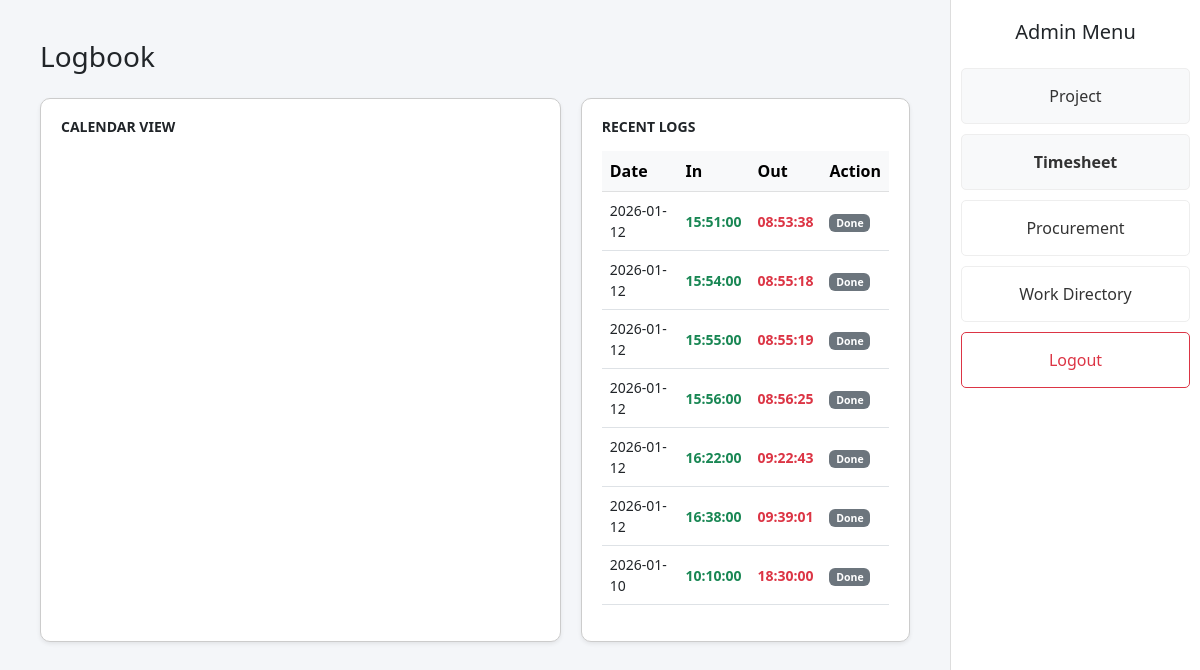
The page /Admin/timesheet.php (signed in) on the database its author committed.
### tables this page shows
CREATE TABLE `logbook` (
  `id` int(11) NOT NULL,
  `firstname` varchar(50) DEFAULT NULL,
  `lastname` varchar(50) DEFAULT NULL,
  `role_designation` varchar(50) DEFAULT NULL,
  `consultant` varchar(50) DEFAULT NULL,
  `log_date` date DEFAULT NULL,
  `time_in` time DEFAULT NULL,
  `time_out` time DEFAULT NULL,
  `created_at` timestamp NOT NULL DEFAULT current_timestamp()
);

### Admin/timesheet.php (the view, shortened to what this page needs)
<?php
include '../includes/db.php';
$username = $_SESSION['username'];
$user_query = "SELECT * FROM work_directory WHERE username = '$username'";
$user_result = $conn->query($user_query);
$user_data = $user_result->fetch_assoc();
$full_name = $user_data['full_name'] ?? "";
$name_parts = explode(" ", $full_name);
$first_name = $name_parts[0] ?? "";
?>
<!DOCTYPE html>
<html>
<head>
        <link href="https://cdn.jsdelivr.net/npm/bootstrap@5.3.0/dist/css/bootstrap.min.css" rel="stylesheet">
    <link href="https://cdn.jsdelivr.net/npm/fullcalendar@5.11.3/main.min.css" rel="stylesheet">
	<link rel="stylesheet" href="https://cdn.jsdelivr.net/npm/bootstrap-icons@1.10.0/font/bootstrap-icons.css">
</head>
<body style="background-color: #f4f6f9;">
<div class="sidebar">
    <h5 class="text-center mb-4">Admin Menu</h5>
    <a href="../admin/admin_dashboard.php" class="bg-light">Project</a>
    <a href="../admin/timesheet.php" class="bg-light fw-bold">Timesheet</a>
    <a href="../admin/procurement.php">Procurement</a>
    <a href="../admin/work_directory.php">Work Directory</a>
    <a href="../auth/logout.php" class="text-danger border-danger">Logout</a>
</div>
<div class="main-content">
    <h3>Logbook</h3>
    <div class="dashboard-container mt-4">
        <div class="calendar-section shadow-sm">
            <h5 class="mb-3 text-uppercase small fw-bold">Calendar View</h5>
        </div>
        <div class="recent-logs-section shadow-sm">
            <h5 class="mb-3 text-uppercase small fw-bold">Recent Logs</h5>
            <table class="table table-hover align-middle">
                <thead class="table-light">
                    <tr class="x-small"><th>Date</th><th>In</th><th>Out</th><th>Action</th></tr>
                </thead>
                <tbody class="small">
                    <?php
                    $logs = $conn->query("SELECT * FROM logbook WHERE firstname = '$first_name' ORDER BY log_date DESC LIMIT 8");
                    while($row = $logs->fetch_assoc()): ?>
                        <tr>
                            <td><?php echo $row['log_date']; ?></td>
                            <td class="text-success fw-bold"><?php echo $row['time_in']; ?></td>
                            <td class="text-danger fw-bold"><?php echo $row['time_out'] ?? '--:--'; ?></td>
                            <td>
                                <?php if(empty($row['time_out'])): ?>
                                    <form method="POST">
                                        <input type="hidden" name="log_id" value="<?php echo $row['id']; ?>">
                                        <button type="submit" name="time_out_now" class="btn btn-sm btn-outline-danger py-0">Time-Out</button>
                                    </form>
                                <?php else: ?>
                                    <span class="badge bg-secondary">Done</span>
                                <?php endif; ?>
                            </td>
                        </tr>
                    <?php endwhile; ?>
                </tbody>
            </table>
        </div>
    </div>
</div>
</body>
</html>

### Admin/timesheet.php (style rules this page uses)
.sidebar { height: 100vh; width: 250px; position: fixed; right: 0; top: 0; background: white; border-left: 1px solid #ddd; padding-top: 20px; }
.sidebar a { padding: 15px 25px; text-decoration: none; color: #333; display: block; border: 1px solid #eee; margin: 10px; text-align: center; border-radius: 5px; }
.main-content { margin-right: 250px; padding: 40px; }
.dashboard-container { display: flex; gap: 20px; }
.calendar-section { flex: 2; background: white; padding: 20px; border-radius: 10px; border: 1px solid #ccc; }
.recent-logs-section { flex: 1.2; background: white; padding: 20px; border-radius: 10px; border: 1px solid #ccc; }

### rows shown on the page
logbook: log_date "2026-01-12", time_in "15:51:00", time_out "08:53:38", shows "Done"
logbook: log_date "2026-01-12", time_in "15:54:00", time_out "08:55:18", shows "Done"
logbook: log_date "2026-01-12", time_in "15:55:00", time_out "08:55:19", shows "Done"
logbook: log_date "2026-01-12", time_in "15:56:00", time_out "08:56:25", shows "Done"
logbook: log_date "2026-01-12", time_in "16:22:00", time_out "09:22:43", shows "Done"
logbook: log_date "2026-01-12", time_in "16:38:00", time_out "09:39:01", shows "Done"
logbook: log_date "2026-01-10", time_in "10:10:00", time_out "18:30:00", shows "Done"
